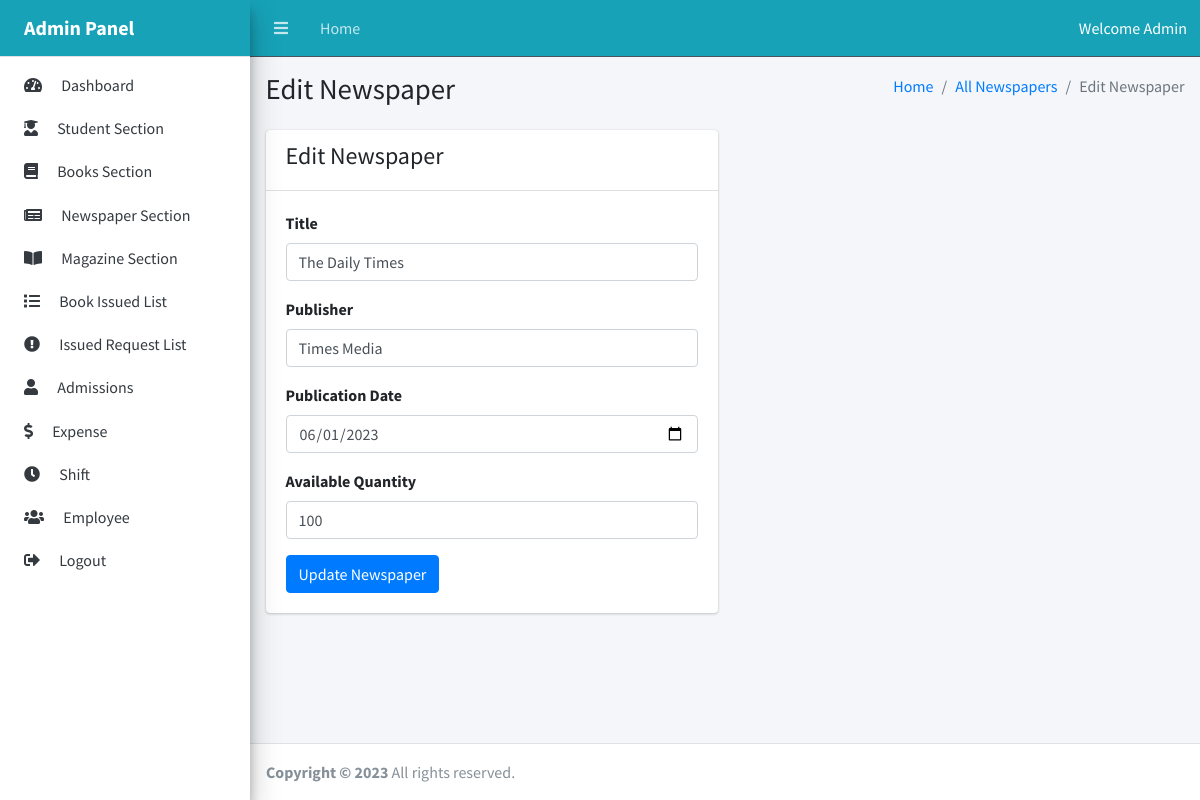
/admin/edit_newspaper.php?id=1, run on the app's committed database.
### tables this page shows
CREATE TABLE `newspapers` (
  `newspaper_id` int(11) NOT NULL,
  `title` varchar(100) NOT NULL,
  `publisher` varchar(50) NOT NULL,
  `publication_date` date NOT NULL,
  `available_quantity` int(11) NOT NULL
);

### admin/edit_newspaper.php (the view, shortened to what this page needs)
<?php
include_once("../connection.php");
$newspaperId = $_GET['id'];
$sql = "SELECT * FROM Newspapers WHERE newspaper_id='$newspaperId'";
$result = mysqli_query($conn, $sql);
if ($result) {
    $newspaper = mysqli_fetch_assoc($result);
} else {
    echo "Error: " . mysqli_error($conn);
}
?>
<!DOCTYPE html>
<html lang="en">
<?php include_once("includes/head.php"); ?>
<body class="sidebar-mini layout-navbar-fixed layout-fixed">
    <div class="wrapper">
        <?php include_once("includes/header.php"); ?>
        <?php include_once("includes/sidebar.php"); ?>
        <div class="content-wrapper">
            <div class="content-header">
                <div class="container-fluid">
                    <div class="row mb-2">
                        <div class="col-sm-6">
                            <h1 class="m-0">Edit Newspaper</h1>
                        </div>
                        <div class="col-sm-6">
                            <ol class="breadcrumb float-sm-right">
                                <li class="breadcrumb-item"><a href="/">Home</a></li>
                                <li class="breadcrumb-item"><a href="newspaper.php">All Newspapers</a></li>
                                <li class="breadcrumb-item active">Edit Newspaper</li>
                            </ol>
                        </div>
                    </div>
                </div>
            </div>
            <div class="content">
                <div class="container-fluid">
                    <div class="row">
                        <div class="col-md-6">
                            <div class="card">
                                <div class="card-header">
                                    <h4>Edit Newspaper</h4>
                                </div>
                                <div class="card-body">
                                    <form action="" method="POST">
                                        <div class="form-group">
                                            <label for="title">Title</label>
                                            <input type="text" class="form-control" id="title" name="title" value="<?= $newspaper['title'] ?>">
                                        </div>
                                        <div class="form-group">
                                            <label for="publisher">Publisher</label>
                                            <input type="text" class="form-control" id="publisher" name="publisher" value="<?= $newspaper['publisher'] ?>">
                                        </div>
                                        <div class="form-group">
                                            <label for="publication_date">Publication Date</label>
                                            <input type="date" class="form-control" id="publication_date" name="publication_date" value="<?= $newspaper['publication_date'] ?>">
                                        </div>
                                        <div class="form-group">
                                            <label for="available_quantity">Available Quantity</label>
                                            <input type="number" class="form-control" id="available_quantity" name="available_quantity" value="<?= $newspaper['available_quantity'] ?>">
                                        </div>
                                        <button type="submit" class="btn btn-primary">Update Newspaper</button>
                                    </form>
                                </div>
                            </div>
                        </div>
                    </div>
                </div>
            </div>
        </div>
        <?php include_once("includes/footer.php"); ?>
    </div>
</body>
</html>

### data on the page
newspapers: title "The Daily Times", publisher "Times Media", publication_date "06/01/2023", available_quantity "100"
